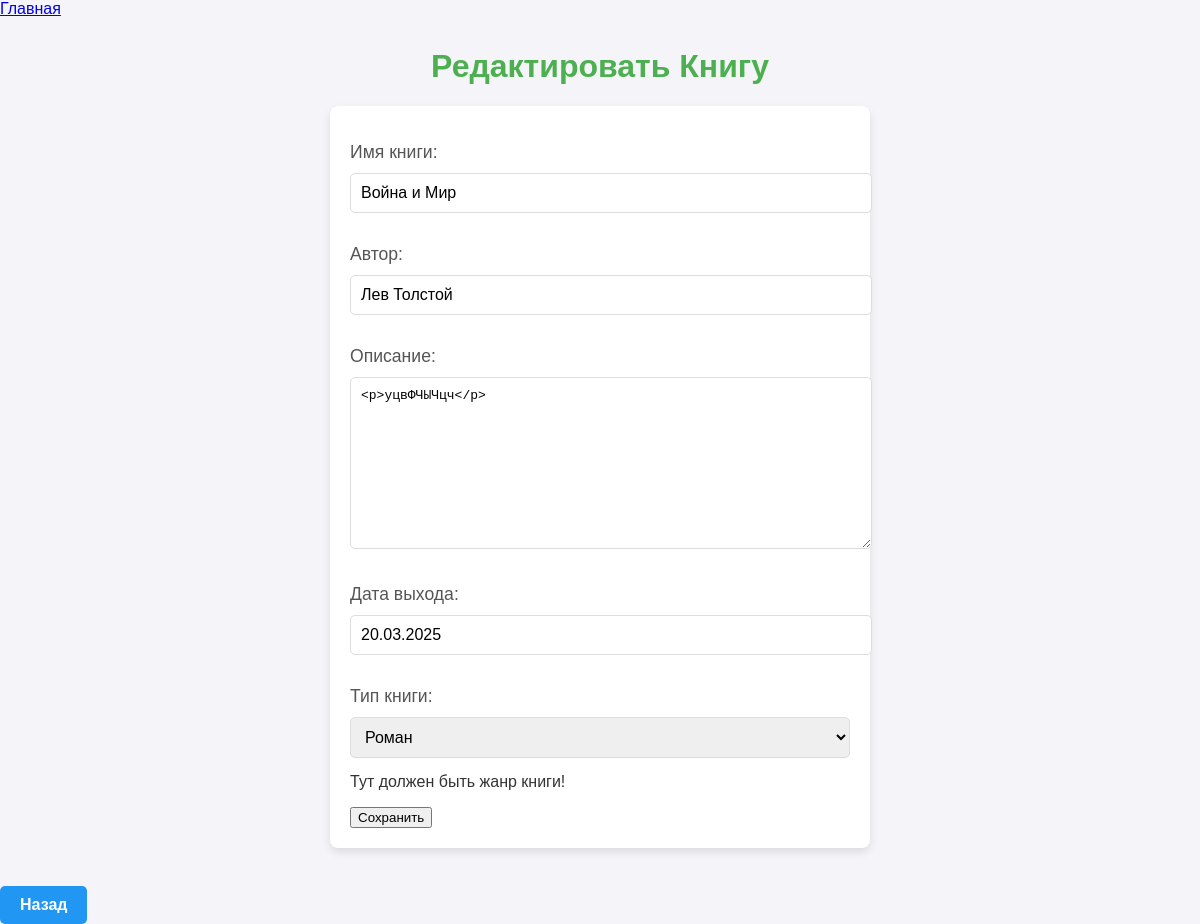
The app's page /8/update/ with its own data.
### apps/book/models.py (models this page shows, shortened)
class Book(models.Model):
    CHOICES = (
        ("Роман", "Роман"),
        ("Фантазия", "Фантазия"),
        ("Романтика", "Романтика"),
    )
    name = models.CharField(
        max_length=155,
        verbose_name='Имя книги'
    )
    author = models.CharField(max_length=155, verbose_name='Автор')
    description = RichTextField(
        verbose_name='Описание'
    )
    date = models.DateField(verbose_name='Дата выхода')
    type = models.CharField(
        choices=CHOICES,
        max_length=155,
        verbose_name='Тип книги',
        help_text='Тут должен быть жанр книги!'
    )
    created = models.DateTimeField(auto_now_add=True, verbose_name='Дата создание')
    is_active = models.BooleanField(default=False, verbose_name='Активен')
    class Meta:
        verbose_name = 'Книга'
        verbose_name_plural = 'Книги'

### apps/book/views.py (the view)
# urls.py: path("<int:pk>/update/", BookUpdateView.as_view(), name='update-book'),
class BookUpdateView(UpdateView):
    model = Book
    template_name = 'book-create.html'
    form_class = BookForm
    success_url = reverse_lazy("book-list")

### apps/book/forms.py
class BookForm(forms.ModelForm):
    class Meta:
        model = Book
        fields = ['name', 'author', 'description', 'date', 'type']

### templates/book-create.html (shortened to what this page needs)
{% extends 'base.html' %}
{% block content %}
    <h1>{% if object %} Редактировать{% else %}Добавление{% endif %} Книгу</h1>
    <form method="post" class="book-form">
        {{ form.as_p }}
        <button type="submit" class="btn-primary">Сохранить</button>
    </form>
    <br>
    <a href="{% url 'book-list' %}" class="btn-back">Назад</a>
{% endblock %}

### templates/book-create.html (style rules this page uses)
body { font-family: Arial, sans-serif; background-color: #f4f4f9; color: #333; margin: 0; padding: 0; }
h1 { color: #4CAF50; text-align: center; margin-top: 30px; }
.book-form { max-width: 500px; margin: 0 auto; padding: 20px; background-color: white; border-radius: 8px; box-shadow: 0 4px 8px rgba(0, 0, 0, 0.1); }
.book-form label { display: block; margin-bottom: 10px; font-size: 1.1em; color: #555; }
.book-form input, .book-form select, .book-form textarea { width: 100%; padding: 10px; margin-bottom: 15px; border: 1px solid #ddd; border-radius: 5px; font-size: 1em; }
.btn-back { display: inline-block; padding: 10px 20px; margin-top: 20px; text-decoration: none; background-color: #2196F3; color: white; font-weight: bold; text-align: center; border-radius: 5px; transition: background-color 0.3s ease; }

### records on screen
Book: name "Война и Мир", author "Лев Толстой", description "<p>уцвФЧЫЧцч</p>", date "20.03.2025", type "Роман"
